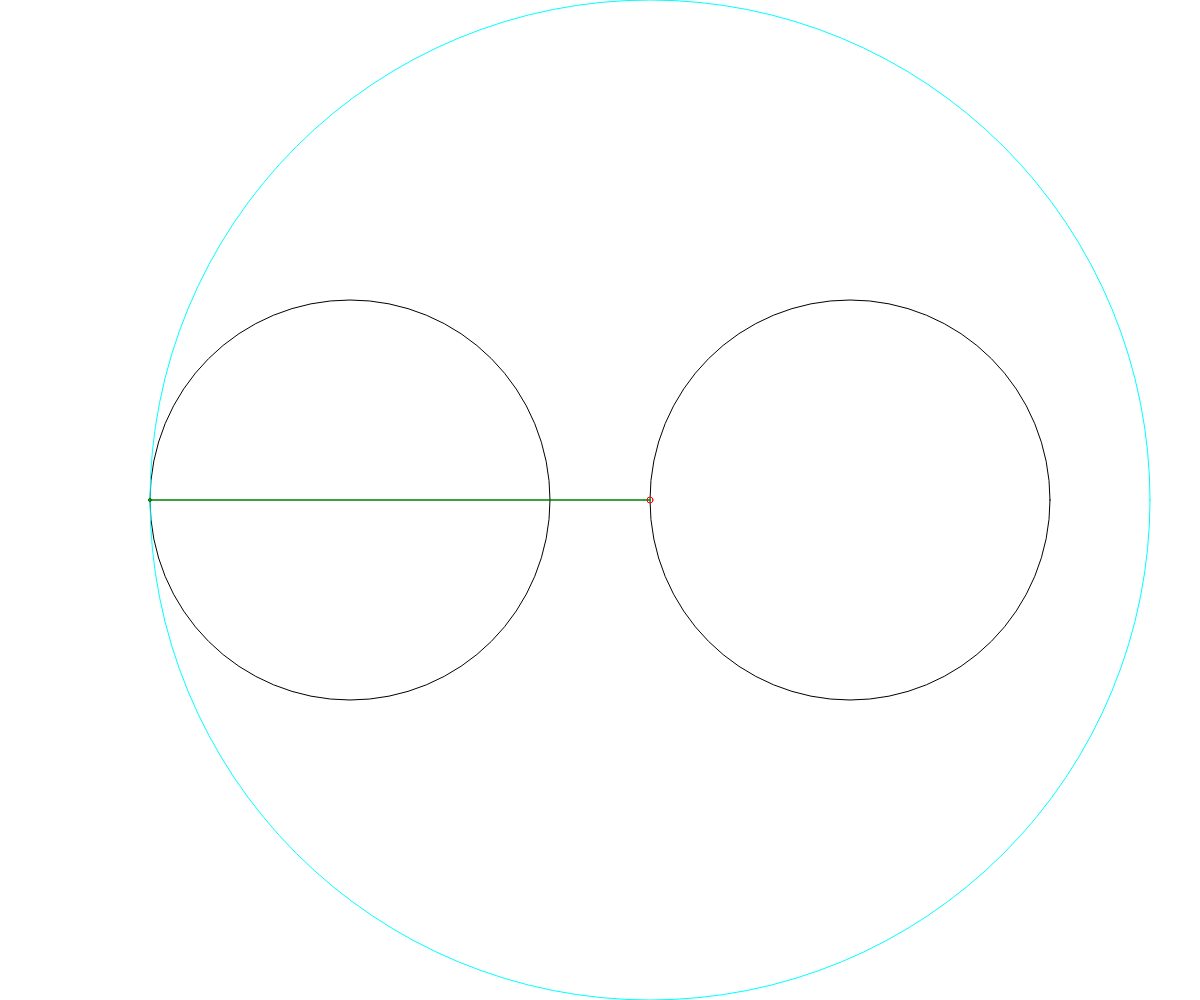
Frame 1 (no input)
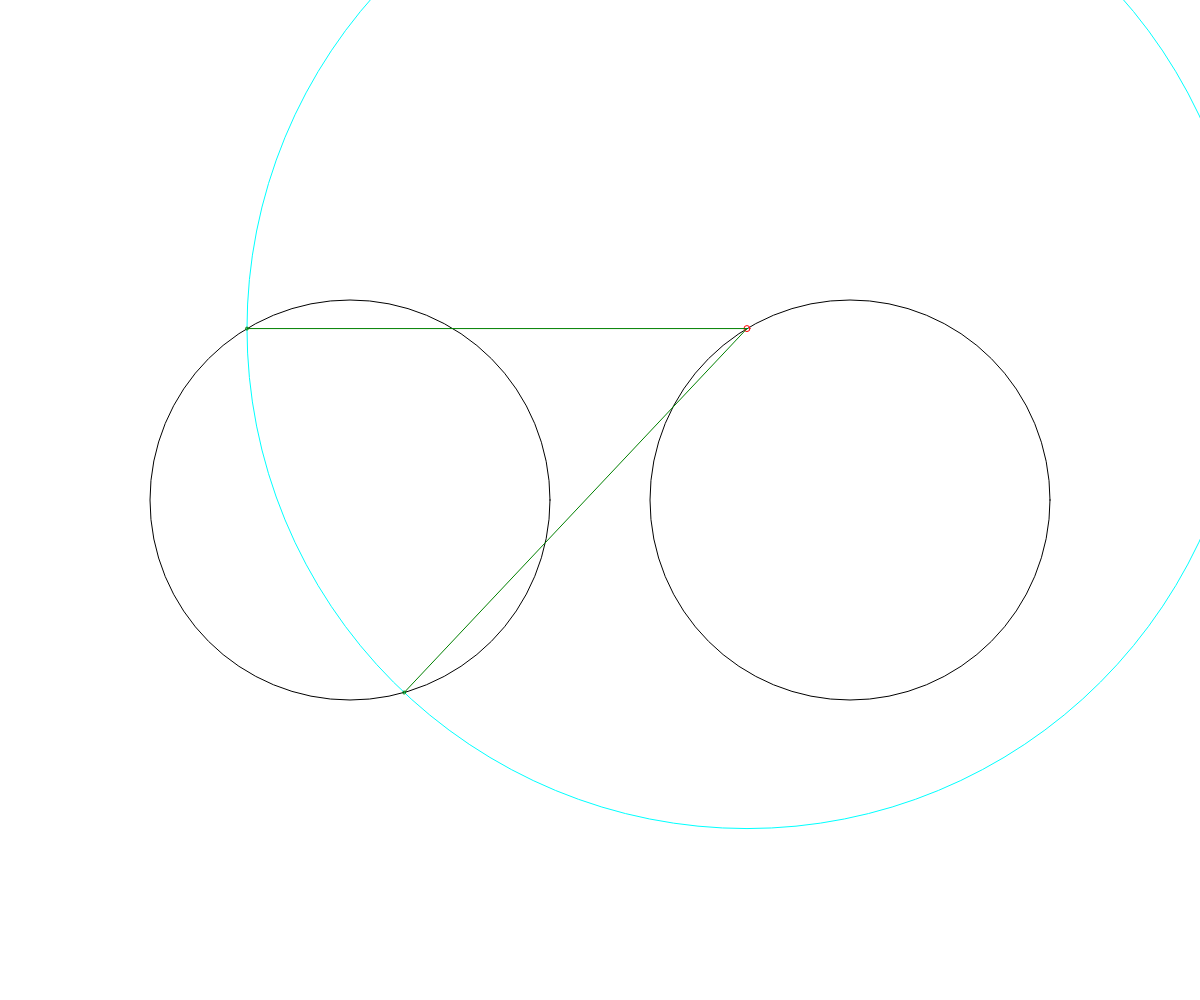
Frame 60 (no input)
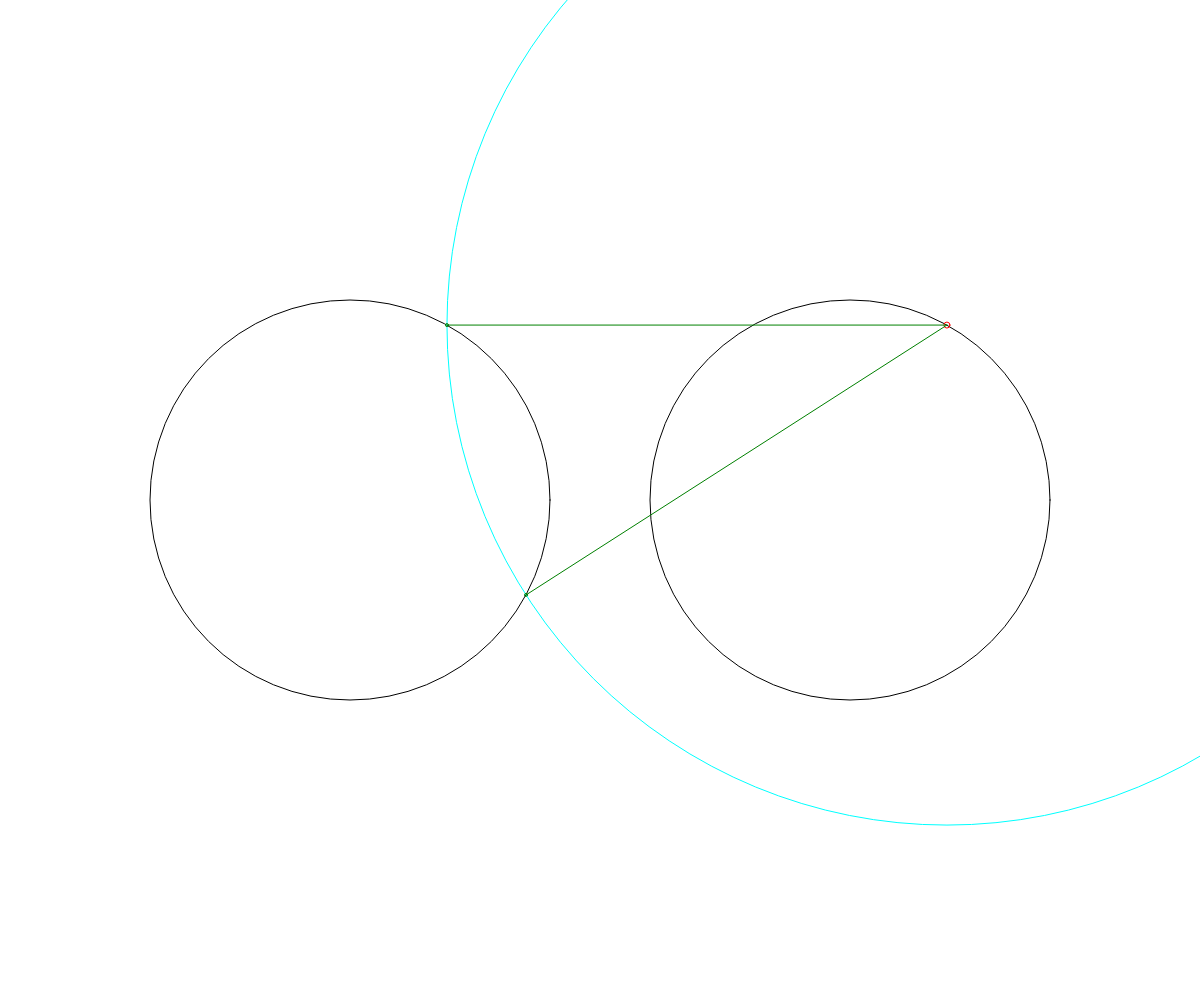
Frame 120 (the mouse pressed at the canvas centre since frame 60)

The p5.js sketch that drew these frames (run headless with seeded random() and noise() and a simulated clock; from frame 60 on, the mouse is pressed at the canvas centre):

// p5.js sketch
// ── sketch.js
var radius = 200;
var distance = 500;
var rodLength = 500;
var theta = 180;
var dot = new Circle(0,0,3);
var rodCircle = new Circle(0,0,rodLength);
var c1 = new Circle(distance/2,0,radius);
var c2 = new Circle(-distance/2,0,radius);

function setup(){
	createCanvas(windowWidth, windowHeight);
	ellipseMode(CENTER);
	angleMode(DEGREES);
	noFill();
}

function draw(){
	background("WHITE");
	translate(width/2,height/2);

	// Circles
	stroke("BLACK");
	c1.draw();
	c2.draw();

	// Point on the right circle
	stroke("RED");
	dot.x = distance/2+(radius*cos(theta));
	dot.y = radius*sin(theta);
	dot.draw();

	// Circle showing the rod's length
	stroke("CYAN");
	rodCircle.x = c1.x+radius*cos(theta);
	rodCircle.y = c1.y+radius*sin(theta);
	rodCircle.draw();

	intersections = rodCircle.intersect(c2);
	stroke("GREEN");
	for(p of intersections){
		ellipse(p.x,p.y,3,3);
		line(p.x,p.y,dot.x,dot.y);
	}

	theta++;
}

function windowResized(){
	resizeCanvas(windowWidth, windowHeight);
}

function Circle (x,y,r) {
	this.x = x;
	this.y = y;
	this.r = r;
}

Circle.prototype.draw = function(){
	ellipse(this.x,this.y,2*this.r,2*this.r)
}

Circle.prototype.intersect = function(circle){
	x1 = this.x;
	y1 = this.y;
	r1 = this.r;

	x2 = circle.x;
	y2 = circle.y;
	r2 = circle.r;

	deltaX = x2-x1;
	deltaY = y2-y1;
	R = Math.sqrt(deltaX*deltaX + deltaY*deltaY);
	if(dist > r1+r2)
		return [];
	avgX = (x1+x2)/2;
	avgY = (y1+y2)/2;
	if(dist == r1+r2)
		return [{x: avgX, y: avgy}];

	var R2 = R*R;
	var R4 = R2*R2;
	var a = (r1*r1 - r2*r2) / (2 * R2);
	var r2r2 = (r1*r1 - r2*r2);
	var c = Math.sqrt(2 * (r1*r1 + r2*r2) / R2 - (r2r2 * r2r2) / R4 - 1);

	var fx = (x1+x2) / 2 + a * (x2 - x1);
	var gx = c * (y2 - y1) / 2;
	var ix1 = fx + gx;
	var ix2 = fx - gx;

	var fy = (y1+y2) / 2 + a * (y2 - y1);
	var gy = c * (x1 - x2) / 2;
	var iy1 = fy + gy;
	var iy2 = fy - gy;

	//console.log([{x: ix1, y: iy1}, {x: ix2, y: iy2}]);

	return [{x: ix1, y: iy1}, {x: ix2, y: iy2}];
}
